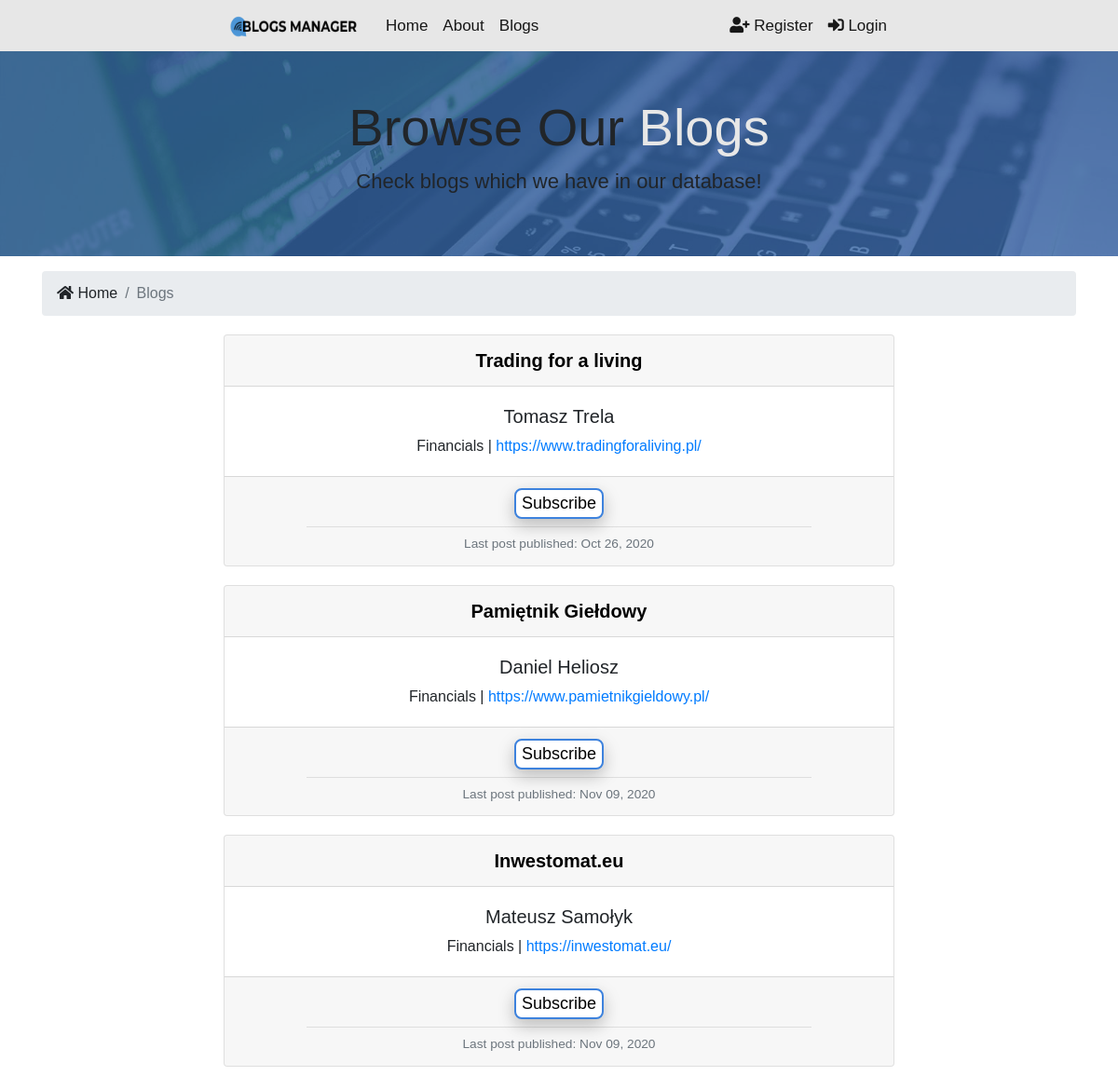
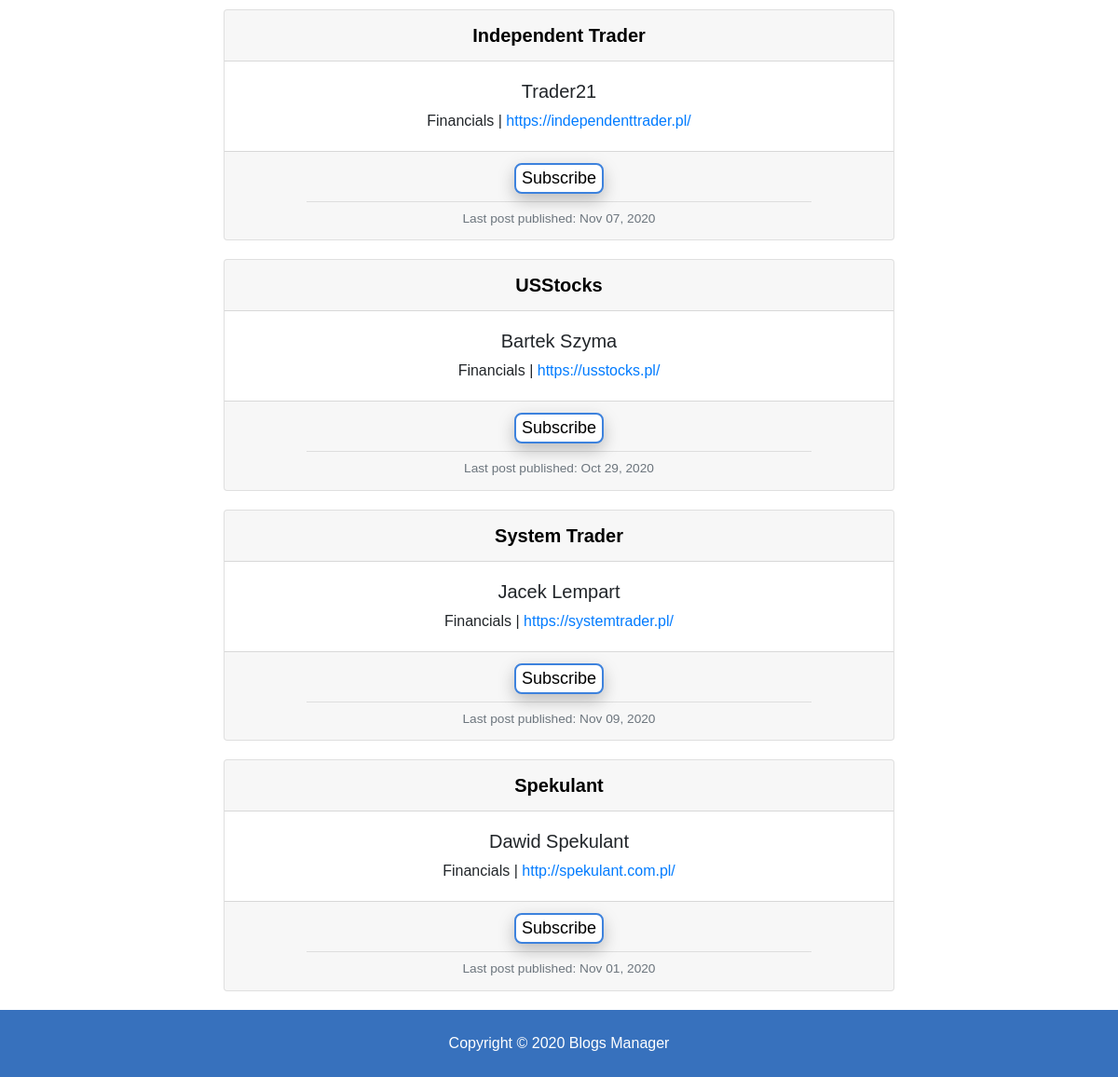
The app's page /blogs/ with its own data (2 pictures, top to bottom).
### blogs/models.py (models this page shows, shortened)
class Blog(models.Model):
    name = models.CharField(max_length=200)
    url = models.CharField(max_length=200)
    author = models.CharField(max_length=100)
    genre = models.CharField(choices=GENRE_CHOICES, default="IT", max_length=30)
    genre2 = models.CharField(choices=GENRE_CHOICES, blank=True, max_length=30)
    language = models.CharField(default="Polish", max_length=100)

class BlogPost(models.Model):
    name = models.CharField(max_length=200)
    url = models.CharField(max_length=200)
    added = models.DateTimeField()
    blog = models.ForeignKey(Blog, on_delete=models.CASCADE, related_name='blog_post')
    class Meta:
        ordering = ('-added',)

### blogs/views.py (the view)
# urls.py: path("", views.index, name="blogs"),
def index(request):
    blogs = Blog.objects.all()
    context = {"blogs": blogs}
    return render(request, "blogs/blogs.html", context)

### templates/blogs/blogs.html (shortened to what this page needs)
{% extends 'base.html' %}
{% block content %}
<section id="showcase-inner" class="py-5 text-black">
    <div class="container">
        <div class="row text-center">
            <div class="col-md-12">
                <h1 class="display-4">Browse Our <span style="color:#e7e7e7">Blogs</span></h1>
                <p class="lead">Check blogs which we have in our database!  </p>
            </div>
        </div>
    </div>
</section>
<section id="bc" class="mt-3">
    <div class="container">
        <nav aria-label="breadcrumb">
            <ol class="breadcrumb">
                <li class="breadcrumb-item">
                    <a href="{% url 'index' %}">
                    <i class="fas fa-home"></i> Home</a>
                </li>
                <li class="breadcrumb-item active">
                    <a href="{% url 'blogs' %}">Blogs</a>
                </li>
            </ol>
        </nav>
    </div>
</section>
<section id="blogs">
    {% if blogs %}
        {% for blog in blogs %}
            <div class="card text-center">
                <div class="card-header">
                    <a href="{% url 'blog_info' pk=blog.id %}" class="no-link">{{ blog.name }}</a>
                </div>
                    <div class="card-body">
                        <h5 class="card-title">{{ blog.author }}</h5>
                        {{blog.genre}} | <a href="{{ blog.url }}" class="card-text">{{ blog.url }}</a>
                    </div>
                <div class="subscribe card-footer text-muted">
                    <div class="card-button">
                        <button class='button subscribe-button' id="blog{{ blog.id }}" data-catid='{{ blog.id }}'>Subscribe</button>
                    </div>
                    <hr class="my-2">
                    Last post published: {{ blog.blog_post.first.added|date:"M d, Y" }}
                </div>
            </div>
        {% endfor %}
    {% else %}
        <div class="col-md-12">
            <p>No Blogs Available :(</p>
        </div>
    {% endif %}
</section>
{% endblock %}

### blogs_manager/static/css/styles.css (style rules this page uses)
body { font-family: Impact, Charcoal, sans-serif; background-color: white; }
a.no-link:link { color: black; text-decoration: none; }
.lead { font-size: 22px; }
#showcase-inner { background: url(../img/background.jpg) no-repeat center; background-size: cover; position: relative; overflow: hidden; min-height: 180px; }
#showcase-inner::before { background: rgba(55, 113, 189, 0.65); background-size: cover; content: ''; position: absolute; top: 0; left: 0; min-height: 100%; width: 100%; }
.breadcrumb-item a, a:hover, a:focus, a:active { text-decoration: none; color: inherit; }
.card { margin-top: 20px; margin-bottom: 20px; margin-left: 20%; margin-right: 20%; }
.card-header { font-size: 20px; font-weight: bold; }
.card-title { font-size: 20px; margin-bottom: 8px; }
.card-text { margin-bottom: 8px; }
.subscribe { font-size: 13.7px; }
.my-2 { width:80%; }
.col-md-12 p { text-align: center; }
.card-button { font-size: 18px; font-weight: bold; margin-bottom: 4px; }
.button { border-radius: 8px; background-color: white; color: black; box-shadow: 0 8px 16px 0 rgba(0,0,0,0.1), 0 6px 20px 0 rgba(0,0,0,0.15); transition-duration: 0.4s; }
.subscribe-button { border: 2.5px solid rgb(61, 130, 221); }

### records on screen
Blog: name "Trading for a living", author "Tomasz Trela", genre "Financials", url "https://www.tradingforaliving.pl/", blog_post.first.added "Oct 26, 2020"
Blog: name "Pamiętnik Giełdowy", author "Daniel Heliosz", genre "Financials", url "https://www.pamietnikgieldowy.pl/", blog_post.first.added "Nov 09, 2020"
Blog: name "Inwestomat.eu", author "Mateusz Samołyk", genre "Financials", url "https://inwestomat.eu/", blog_post.first.added "Nov 09, 2020"
Blog: name "Independent Trader", author "Trader21", genre "Financials", url "https://independenttrader.pl/", blog_post.first.added "Nov 07, 2020"
Blog: name "USStocks", author "Bartek Szyma", genre "Financials", url "https://usstocks.pl/", blog_post.first.added "Oct 29, 2020"
Blog: name "System Trader", author "Jacek Lempart", genre "Financials", url "https://systemtrader.pl/", blog_post.first.added "Nov 09, 2020"
Blog: name "Spekulant", author "Dawid Spekulant", genre "Financials", url "http://spekulant.com.pl/", blog_post.first.added "Nov 01, 2020"
